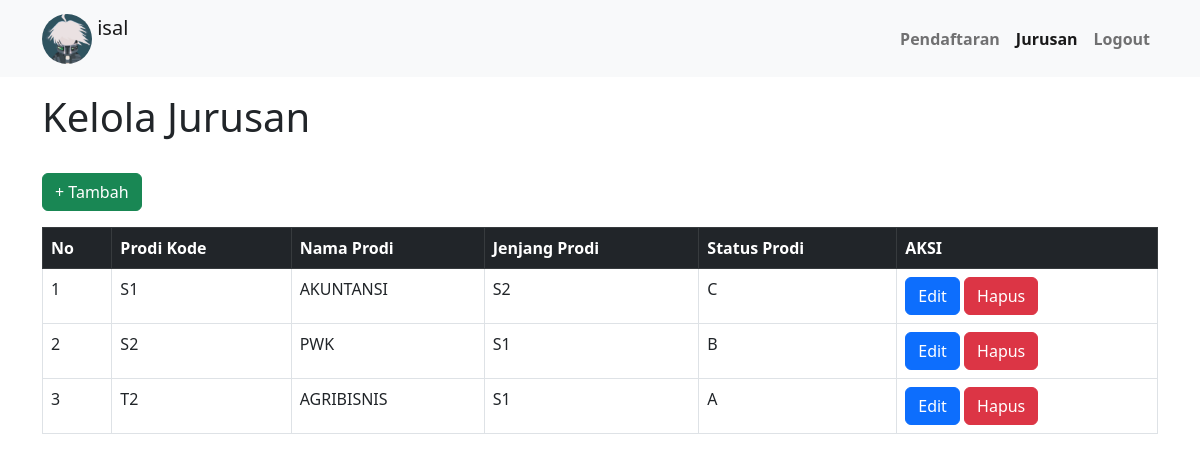
The page /jurusan/index.php (signed in) on the database its author committed.
### tables this page shows
CREATE TABLE `tblprodi` (
  `prodi_kode` char(2) NOT NULL,
  `prodi_nama` varchar(20) NOT NULL,
  `prodi_jenjang` char(2) NOT NULL,
  `prodi_status` char(1) NOT NULL
);

### jurusan/index.php (the view, shortened to what this page needs)
<!doctype html>
<html lang="en">
<head>
    <link   href="https://cdn.jsdelivr.net/npm/bootstrap@5.2.2/dist/css/bootstrap.min.css"
            rel="stylesheet"
>
</head>
<body>
    <nav class="navbar navbar-expand-lg bg-light">
            <div class="container">
                <a class="navbar-brand" href="#">
                    <img src="../uploads/default.jpg" alt="Logo" width="50" height="50"
                            class="d-inline-block align-text-top rounded-circle">
                            <?= $_SESSION["username"]; ?>
                </a>
                <div class="collapse navbar-collapse "  id="navbarNav">
                    <ul class="navbar-nav ms-auto">
                        <li class="nav-item">
                            <a class="nav-link" aria-current="page" href="../pendaftaran/index.php">
                                <b>Pendaftaran</b>
                            </a>
                        </li>
                        <li class="nav-item">
                            <a class="nav-link active" href="#"><b>Jurusan</b></a>
                        </li>
                        <li class="nav-item">
                            <a class="nav-link" href="../logout.php"><b>Logout</b></a>
                        </li>
                    </ul>
                </div>
            </div>
    </nav>
    <div class="container">
    <h1 class="my-3">Kelola Jurusan</h1>
    <a href="create.php" class="btn btn-success my-3">+ Tambah</a>
    <br>
    <table class="table table-hover table-bordered table-responsive">
        <thead class="table-dark">
        <tr>
            <th>No</th>
            <th>Prodi Kode</th>
            <th>Nama Prodi</th>
            <th>Jenjang Prodi</th>
            <th>Status Prodi</th>
            <th>AKSI</th>
        </tr>
        </thead>
        <?php
            include '../config.php';
            $no = 1;
            $query = mysqli_query($config, "SELECT * FROM tblprodi");
            while ($d = mysqli_fetch_array($query)) {
        ?>
            <tr>
                <td><?= $no++;?></td>
                <td><?= $d['prodi_kode']; ?></td>
                <td><?= $d['prodi_nama']; ?></td>
                <td><?= $d['prodi_jenjang']; ?></td>
                <td><?= $d['prodi_status']; ?></td>
                <td>
                    <a href="edit.php?prodi_kode=<?= $d['prodi_kode'];?>" class="btn btn-primary">Edit</a>
                    <a href="delete.php?prodi_kode=<?= $d['prodi_kode'];?>" class="btn btn-danger">Hapus</a>
                </td>
            </tr>
        <?php
            }
        ?>
    </div>
  </body>
</html>

### rows shown on the page
tblprodi: prodi_kode "S1", prodi_nama "AKUNTANSI", prodi_jenjang "S2", prodi_status "C"
tblprodi: prodi_kode "S2", prodi_nama "PWK", prodi_jenjang "S1", prodi_status "B"
tblprodi: prodi_kode "T2", prodi_nama "AGRIBISNIS", prodi_jenjang "S1", prodi_status "A"

### other values the page prints
$_SESSION["username"] "isal"
